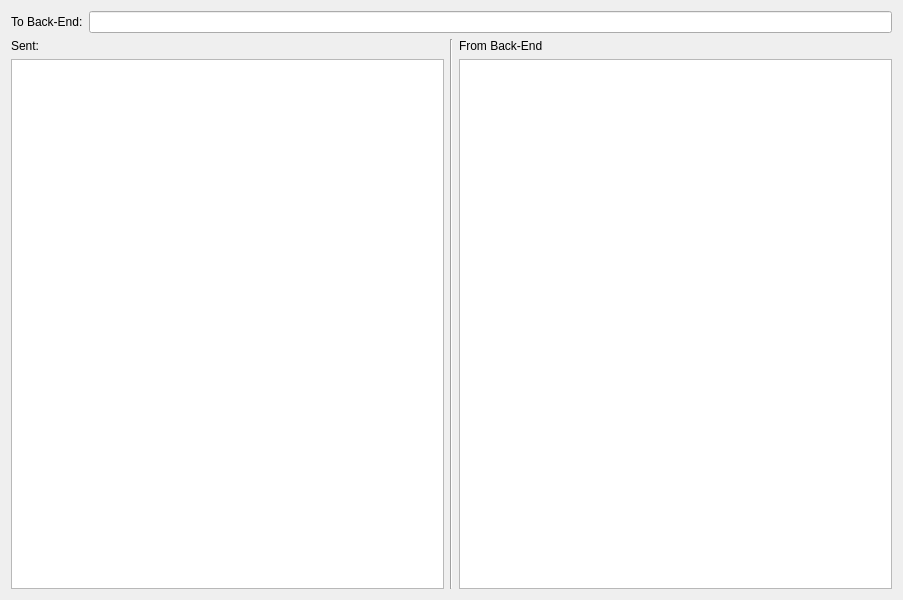
<?xml version="1.0" encoding="UTF-8"?>
<ui version="4.0">
 <class>Form</class>
 <widget class="QWidget" name="Form">
  <property name="geometry">
   <rect>
    <x>0</x>
    <y>0</y>
    <width>903</width>
    <height>600</height>
   </rect>
  </property>
  <property name="minimumSize">
   <size>
    <width>800</width>
    <height>600</height>
   </size>
  </property>
  <property name="windowTitle">
   <string>Form</string>
  </property>
  <layout class="QVBoxLayout" name="verticalLayout">
   <item>
    <layout class="QHBoxLayout" name="horizontalLayout_2">
     <item>
      <widget class="QLabel" name="label">
       <property name="text">
        <string>To Back-End:</string>
       </property>
      </widget>
     </item>
     <item>
      <widget class="QLineEdit" name="sender"/>
     </item>
    </layout>
   </item>
   <item>
    <layout class="QHBoxLayout" name="horizontalLayout">
     <item>
      <layout class="QVBoxLayout" name="verticalLayout_3">
       <item>
        <widget class="QLabel" name="label_3">
         <property name="text">
          <string>Sent:</string>
         </property>
        </widget>
       </item>
       <item>
        <widget class="QPlainTextEdit" name="sent"/>
       </item>
      </layout>
     </item>
     <item>
      <widget class="Line" name="line">
       <property name="orientation">
        <enum>Qt::Orientation::Vertical</enum>
       </property>
      </widget>
     </item>
     <item>
      <layout class="QVBoxLayout" name="verticalLayout_2">
       <item>
        <widget class="QLabel" name="label_2">
         <property name="text">
          <string>From Back-End</string>
         </property>
        </widget>
       </item>
       <item>
        <widget class="QPlainTextEdit" name="receiver">
         <property name="readOnly">
          <bool>true</bool>
         </property>
        </widget>
       </item>
      </layout>
     </item>
    </layout>
   </item>
  </layout>
 </widget>
 <resources/>
 <connections/>
</ui>
